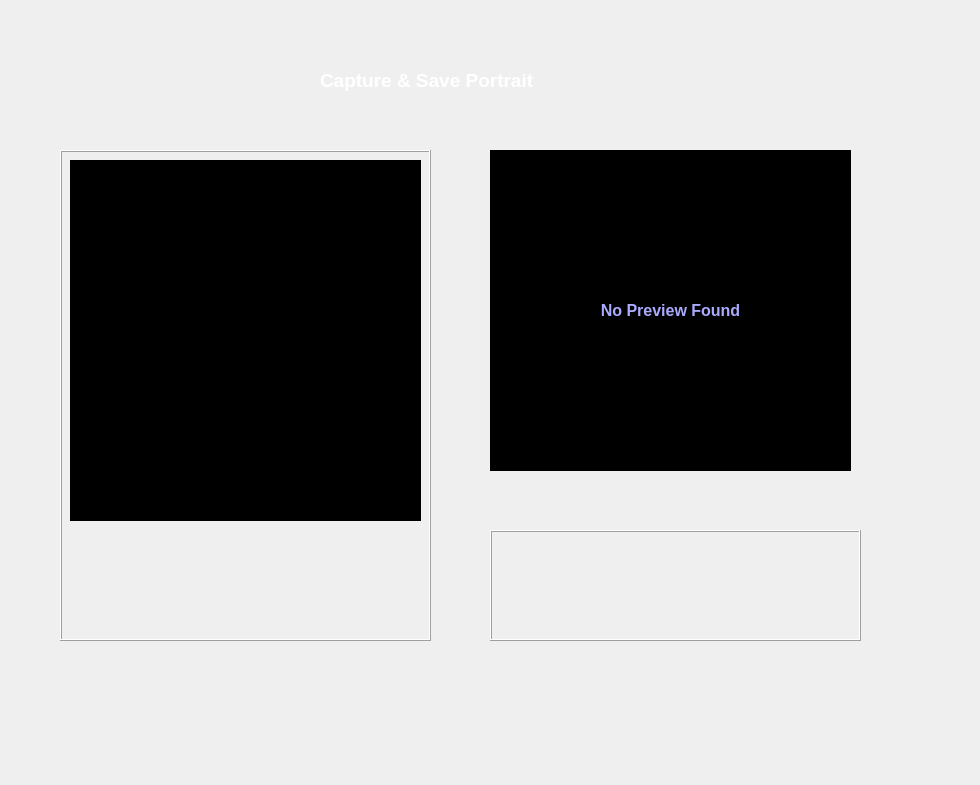
<?xml version="1.0" encoding="UTF-8"?>
<ui version="4.0">
 <class>PortraitCaptureForm</class>
 <widget class="QWidget" name="PortraitCaptureForm">
  <property name="geometry">
   <rect>
    <x>0</x>
    <y>0</y>
    <width>980</width>
    <height>785</height>
   </rect>
  </property>
  <property name="windowTitle">
   <string>Form</string>
  </property>
  <widget class="QFrame" name="PortraitSaveFrame">
   <property name="geometry">
    <rect>
     <x>490</x>
     <y>530</y>
     <width>371</width>
     <height>111</height>
    </rect>
   </property>
   <property name="frameShape">
    <enum>QFrame::Box</enum>
   </property>
   <property name="frameShadow">
    <enum>QFrame::Raised</enum>
   </property>
   <widget class="QPushButton" name="PortraitSavePushButton">
    <property name="geometry">
     <rect>
      <x>250</x>
      <y>10</y>
      <width>91</width>
      <height>91</height>
     </rect>
    </property>
    <property name="text">
     <string/>
    </property>
    <property name="icon">
     <iconset resource="../rsc.qrc">
      <normaloff>:/resources/icons/save.png</normaloff>:/resources/icons/save.png</iconset>
    </property>
    <property name="iconSize">
     <size>
      <width>100</width>
      <height>100</height>
     </size>
    </property>
    <property name="autoDefault">
     <bool>false</bool>
    </property>
    <property name="flat">
     <bool>true</bool>
    </property>
   </widget>
  </widget>
  <widget class="QLabel" name="PortraitCapturedLabel">
   <property name="geometry">
    <rect>
     <x>490</x>
     <y>150</y>
     <width>361</width>
     <height>321</height>
    </rect>
   </property>
   <property name="font">
    <font>
     <pointsize>12</pointsize>
     <weight>75</weight>
     <bold>true</bold>
    </font>
   </property>
   <property name="layoutDirection">
    <enum>Qt::LeftToRight</enum>
   </property>
   <property name="styleSheet">
    <string notr="true">background-color: rgb(0, 0, 0);
color: rgb(170, 170, 255);</string>
   </property>
   <property name="frameShape">
    <enum>QFrame::Box</enum>
   </property>
   <property name="frameShadow">
    <enum>QFrame::Raised</enum>
   </property>
   <property name="lineWidth">
    <number>1</number>
   </property>
   <property name="text">
    <string>No Preview Found</string>
   </property>
   <property name="scaledContents">
    <bool>true</bool>
   </property>
   <property name="alignment">
    <set>Qt::AlignCenter</set>
   </property>
  </widget>
  <widget class="QFrame" name="PortraitCaptureFrame">
   <property name="geometry">
    <rect>
     <x>60</x>
     <y>150</y>
     <width>371</width>
     <height>491</height>
    </rect>
   </property>
   <property name="frameShape">
    <enum>QFrame::Box</enum>
   </property>
   <property name="frameShadow">
    <enum>QFrame::Raised</enum>
   </property>
   <widget class="QCameraViewfinder" name="StreamingWindow_viewfinder" native="true">
    <property name="geometry">
     <rect>
      <x>10</x>
      <y>10</y>
      <width>351</width>
      <height>361</height>
     </rect>
    </property>
    <property name="minimumSize">
     <size>
      <width>0</width>
      <height>0</height>
     </size>
    </property>
    <property name="maximumSize">
     <size>
      <width>16777215</width>
      <height>16777215</height>
     </size>
    </property>
    <property name="styleSheet">
     <string notr="true">background-color: rgb(0, 0, 0);</string>
    </property>
   </widget>
   <widget class="QPushButton" name="CapturePushButton">
    <property name="geometry">
     <rect>
      <x>130</x>
      <y>390</y>
      <width>101</width>
      <height>81</height>
     </rect>
    </property>
    <property name="styleSheet">
     <string notr="true"/>
    </property>
    <property name="text">
     <string/>
    </property>
    <property name="icon">
     <iconset resource="../rsc.qrc">
      <normaloff>:/resources/icons/start.png</normaloff>
      <normalon>:/resources/icons/capture.png</normalon>:/resources/icons/start.png</iconset>
    </property>
    <property name="iconSize">
     <size>
      <width>100</width>
      <height>100</height>
     </size>
    </property>
    <property name="autoDefault">
     <bool>false</bool>
    </property>
    <property name="flat">
     <bool>true</bool>
    </property>
   </widget>
  </widget>
  <widget class="QLabel" name="TitleLabel">
   <property name="geometry">
    <rect>
     <x>320</x>
     <y>60</y>
     <width>291</width>
     <height>41</height>
    </rect>
   </property>
   <property name="font">
    <font>
     <pointsize>14</pointsize>
     <weight>75</weight>
     <bold>true</bold>
    </font>
   </property>
   <property name="styleSheet">
    <string notr="true">color: rgb(255, 255, 255);</string>
   </property>
   <property name="frameShape">
    <enum>QFrame::NoFrame</enum>
   </property>
   <property name="frameShadow">
    <enum>QFrame::Raised</enum>
   </property>
   <property name="text">
    <string>Capture &amp; Save Portrait </string>
   </property>
  </widget>
  <widget class="QPushButton" name="HomePushButton">
   <property name="geometry">
    <rect>
     <x>850</x>
     <y>30</y>
     <width>91</width>
     <height>71</height>
    </rect>
   </property>
   <property name="text">
    <string/>
   </property>
   <property name="icon">
    <iconset resource="../rsc.qrc">
     <normaloff>:/resources/icons/home.png</normaloff>:/resources/icons/home.png</iconset>
   </property>
   <property name="iconSize">
    <size>
     <width>100</width>
     <height>100</height>
    </size>
   </property>
   <property name="flat">
    <bool>true</bool>
   </property>
  </widget>
 </widget>
 <customwidgets>
  <customwidget>
   <class>QCameraViewfinder</class>
   <extends>QWidget</extends>
   <header>qcameraviewfinder.h</header>
   <container>1</container>
  </customwidget>
 </customwidgets>
 <resources>
  <include location="../rsc.qrc"/>
 </resources>
 <connections/>
</ui>
